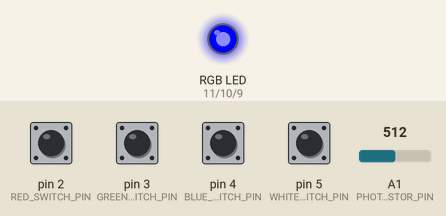
Simulated run of this sketch. Board: Arduino Uno, built with avr-gcc and run on an emulated ATmega328P. On the bench: an RGB LED mixed from three pins (HIGH = lit). The test bench sets the inputs (shaded band); at power-on: pin 2 (RED_SWITCH_PIN), pin 3 (GREEN_SWITCH_PIN), pin 4 (BLUE_SWITCH_PIN), pin 5 (WHITE_SWITCH_PIN) LOW, A1 (PHOTORESISTOR_PIN) = 512.

Above: at 1.2 s.
1.3 s: A1 (PHOTORESISTOR_PIN) set to 663
2.8 s: A1 (PHOTORESISTOR_PIN) set to 692
At 4.0 s:
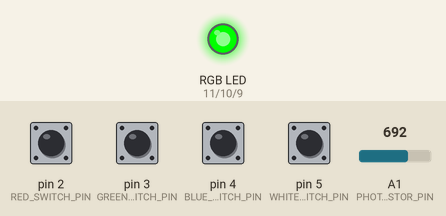
4.3 s: pin 2 (RED_SWITCH_PIN) pulled HIGH for 0.15 s
At 4.37 s:
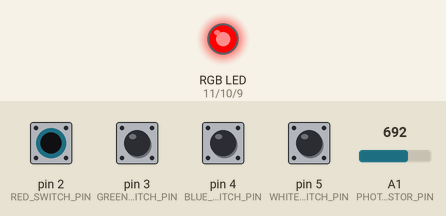
5.9 s: pin 5 (WHITE_SWITCH_PIN) pulled HIGH for 0.15 s
At 6.9 s:
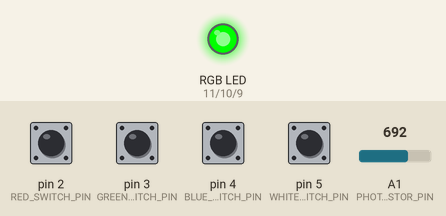
7.5 s: A1 (PHOTORESISTOR_PIN) set to 511
At 8.1 s:
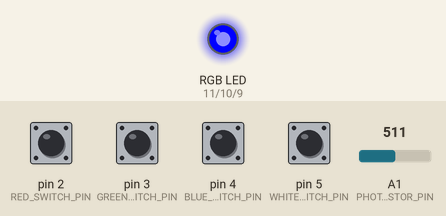
9.0 s: A1 (PHOTORESISTOR_PIN) set to 353
10.5 s: A1 (PHOTORESISTOR_PIN) set to 329
At 11.8 s:
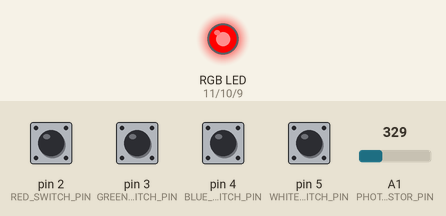
Timing chart, 0 to 13.0 s (numbered marks = the images above; inputs shaded):
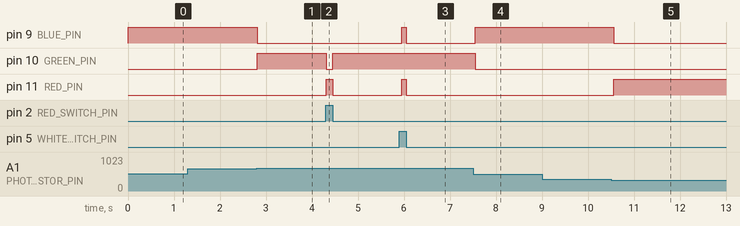

Measured:
- the behaviour switches between 681 and 682 on A1 (PHOTORESISTOR_PIN) (found by bisection; images 0 and 1)
- the behaviour switches between 341 and 340 on A1 (PHOTORESISTOR_PIN) (found by bisection; images 4 and 5)
- after the input at 1.3 s, every drawn part: stays the same
- after the input at 2.8 s, pin 9 (BLUE_PIN): HIGH → LOW at once; pin 10 (GREEN_PIN): LOW → HIGH at once
- after the input at 4.3 s, pin 10 (GREEN_PIN): HIGH → LOW at once, → HIGH 0.14 s later; pin 11 (RED_PIN): LOW → HIGH at once, → LOW 0.14 s later
- after the input at 5.9 s, pin 9 (BLUE_PIN), pin 11 (RED_PIN): LOW → HIGH after 0.05 s, → LOW 0.10 s later
- after the input at 7.5 s, pin 9 (BLUE_PIN): LOW → HIGH after 0.05 s; pin 10 (GREEN_PIN): HIGH → LOW after 0.05 s
- after the input at 9.0 s, every drawn part: stays the same
- after the input at 10.5 s, pin 9 (BLUE_PIN): HIGH → LOW after 0.06 s; pin 11 (RED_PIN): LOW → HIGH after 0.06 s

The sketch:

day_10_switches_and_resistors.ino
```cpp
// C++ code
//


// RGB LED pins
const byte RED_PIN = 11;    // pin controlling the red leg of our RGB LED
const byte GREEN_PIN = 10;  // pin ccontrolling the green leg of our RGB LED
const byte BLUE_PIN = 9;    // pin ccontrolling the blue leg of our RGB LED

const byte PHOTORESISTOR_PIN = A1;

const byte RED_SWITCH_PIN = 2;
const byte GREEN_SWITCH_PIN = 3;
const byte BLUE_SWITCH_PIN = 4;
const byte WHITE_SWITCH_PIN = 5;

const byte OFF = 0;                 // Selected color is OFF
const byte DIM = 64;                // Selected color is 1/4 intensity
const byte BRIGHTER = DIM + 64;     // Selected color is 1/2 intensity
const byte BRIGHT = BRIGHTER + 64;  // Selected color is 3/4 intensity
const byte BRIGHTEST = 255;         // Selected color is maximum intensity (255)

/*
 * Display a color on our RGB LED by providing an intensity for
 * our red, green and blue LEDs.
 */

void setup() {
  // Declare the RGB LED pins as outputs:
  pinMode(RED_PIN, OUTPUT);
  pinMode(GREEN_PIN, OUTPUT);
  pinMode(BLUE_PIN, OUTPUT);

  pinMode(PHOTORESISTOR_PIN, INPUT);

  // Configure the switch pins as INPUT pins
  pinMode(RED_PIN, INPUT);    // pin connected to switch 1 (cabin lights)
  pinMode(GREEN_SWITCH_PIN, INPUT);  // pin connected to switch 2 (storage lights)
  pinMode(BLUE_SWITCH_PIN, INPUT);  // pin connected to switch 3 (exterior lights)
  pinMode(WHITE_SWITCH_PIN, INPUT);

  // Start serial monitor
  Serial.begin(9600);
}

void displayColor(
  byte red_intensity,    // red LED intensity (0-255)
  byte green_intensity,  // green LED intensity (0-255)
  byte blue_intensity    // blue LED intensity (0-255)
) {
  analogWrite(RED_PIN, red_intensity);      // Set red LED intensity using PWM
  analogWrite(GREEN_PIN, green_intensity);  // Set green LED intensity using PWM
  analogWrite(BLUE_PIN, blue_intensity);    // Set blue LED intensity using PWM
}

void loop() {

if (digitalRead(RED_SWITCH_PIN) == HIGH ||
    digitalRead(GREEN_SWITCH_PIN) == HIGH ||
    digitalRead(BLUE_SWITCH_PIN) == HIGH ||
    digitalRead(WHITE_SWITCH_PIN) == HIGH) {
    byte redVal = 0;
    byte greenVal = 0;
    byte blueVal = 0;

    if (digitalRead(RED_SWITCH_PIN) == HIGH) {
      redVal = 255;
    }

    if (digitalRead(GREEN_SWITCH_PIN) == HIGH) {
      greenVal = 255;
    }

    if (digitalRead(BLUE_SWITCH_PIN) == HIGH) {
      blueVal = 255;
    }
    if (digitalRead(WHITE_SWITCH_PIN) == HIGH){
      redVal = 255;
      greenVal = 255;
      blueVal = 255;
    }
    if (redVal == 255 || greenVal == 255 || blueVal == 255) {
      displayColor(redVal, greenVal, blueVal);
    }
  }
  else {
    int sensorValue = analogRead(PHOTORESISTOR_PIN);

    // Assuming sensorValue ranges from 0 to 1023
    int third = 1024 / 3;
    int twoThirds = 2 * third;

    if (sensorValue < third) {
      // Bottom 1/3: Red
      analogWrite(RED_PIN, 255);
      analogWrite(GREEN_PIN, 0);
      analogWrite(BLUE_PIN, 0);
  } else if (sensorValue < twoThirds) {
    // Middle 1/3: Blue
    analogWrite(RED_PIN, 0);
    analogWrite(GREEN_PIN, 0);
    analogWrite(BLUE_PIN, 255);
  } else {
    // Top 1/3: Green
    analogWrite(RED_PIN, 0);
    analogWrite(GREEN_PIN, 255);
    analogWrite(BLUE_PIN, 0);
  }

  delay(100); // Adjust delay

  }
}
```
